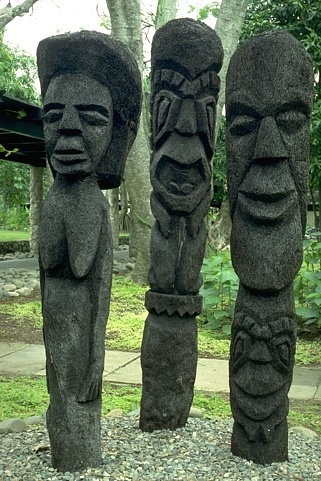
#> input picture app/assets/image-enhancement/original/bsds100_101085.png, 321 x 481 px; its folder holds only this picture in this run
$ python prepare-uscaled-images.py
#> lines starting #> are read from the running program, lines starting #| are printed output that depends on the picture
from PIL import Image
import os
from glob import glob
from tqdm import tqdm


def run():
    src_image_path = "../app/assets/image-enhancement/original"
    output_path_lr = "../app/assets/image-enhancement/lr"
    output_path_hr = "../app/assets/image-enhancement/hr"
    output_path_upscaled = "../app/assets/image-enhancement/upscaled"
    src_images = glob(os.path.join(src_image_path, "*.png"))
    crop_h, crop_w = (128, 128)
    scaling_factor = 4

    for src_image_path in tqdm(src_images):
        basename = os.path.basename(src_image_path)
        hr = Image.open(src_image_path)
#> hr is the input picture: PIL image 321x481 RGB; mean R, G, B 87.8, 102.6, 80.9

        h, w = hr.size
#> h = 321; w = 481

        left = (w - crop_w) / 2
#> left = 176.5
        top = (h - crop_h) / 2
#> top = 96.5
        right = (w + crop_w) / 2
#> right = 304.5
        bottom = (h + crop_h) / 2
#> bottom = 224.5

        crop = hr.crop((left, top, right, bottom))
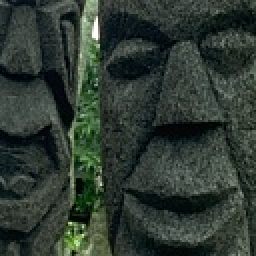
#> crop: PIL image 128x128 RGB (shown 2 times larger); mean R, G, B 46.9, 58.3, 50.4
        crop.save(os.path.join(output_path_hr, f"HR-{basename}"))

        lr = crop.resize((crop_h // scaling_factor, crop_w // scaling_factor), Image.BICUBIC)
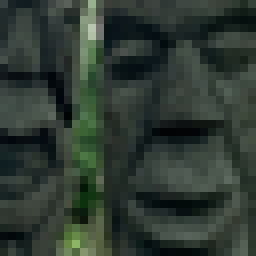
#> lr: PIL image 32x32 RGB (shown 8 times larger); mean R, G, B 46.9, 58.3, 50.4
        lr.save(os.path.join(output_path_lr, f"LR-{basename}"))

        for filter, filter_name in [
            (Image.NEAREST, "NEAREST"),
            (Image.BICUBIC, "BICUBIC"),
            (Image.BILINEAR, "BILINEAR"),
            (Image.LANCZOS, "LANCZOS"),
            (Image.BOX, "BOX"),
            (Image.HAMMING, "HAMMING"),
        ]:
            upscaled = lr.resize((crop_h, crop_w), filter)
            upscaled.save(os.path.join(output_path_upscaled, f"{filter_name}-{basename}"))
#> this loop made 6 passes
#> pass 2, in run, `upscaled = lr.resize((crop_h, crop_w), filter)`:
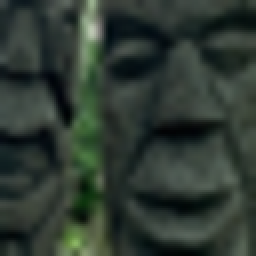
#> upscaled: PIL image 128x128 RGB (shown 2 times larger); mean R, G, B 46.9, 58.3, 50.4


if __name__ == '__main__':
    run()

$ run again, on app/assets/image-enhancement/original/bsds100_19021.png
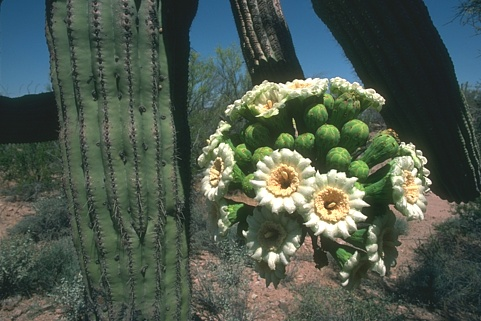
#> input picture app/assets/image-enhancement/original/bsds100_19021.png, 481 x 321 px
#> in run, hr is the input picture: PIL image 481x321 RGB; mean R, G, B 76.7, 89.4, 78.1
#> in run, `crop = hr.crop((left, top, right, bottom))`:
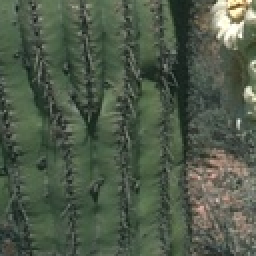
#> crop: PIL image 128x128 RGB (shown 2 times larger); mean R, G, B 78.7, 90.3, 73.5
#> in run, `lr = crop.resize((crop_h // scaling_factor, crop_w // scaling_factor),..`:
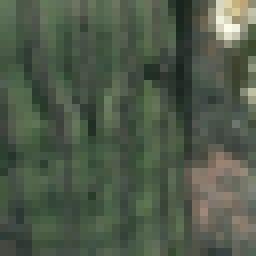
#> lr: PIL image 32x32 RGB (shown 8 times larger); mean R, G, B 78.7, 90.3, 73.4

$ run again, on app/assets/image-enhancement/original/historical_img006.png
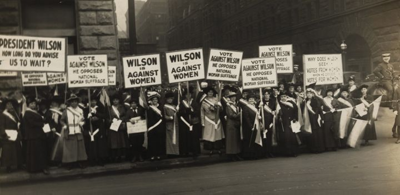
#> input picture app/assets/image-enhancement/original/historical_img006.png, 400 x 195 px
#> in run, hr is the input picture: PIL image 400x195 RGB; mean R, G, B 84.6, 79.7, 69.5
#> in run, `crop = hr.crop((left, top, right, bottom))`:
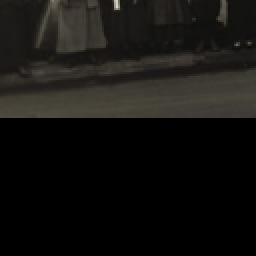
#> crop: PIL image 128x128 RGB (shown 2 times larger); mean R, G, B 20.5, 19.4, 17
#> the loop in run, `for filter, filter_name in [ (Image.NEAREST, "NEAREST"), (Image.BICUBI..` made 6 passes
#> pass 2, in run, `upscaled = lr.resize((crop_h, crop_w), filter)`:
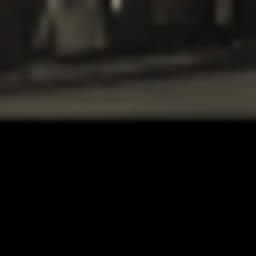
#> upscaled: PIL image 128x128 RGB (shown 2 times larger); mean R, G, B 20.6, 19.5, 17.1

$ run again, on app/assets/image-enhancement/original/bsds100_101087.png
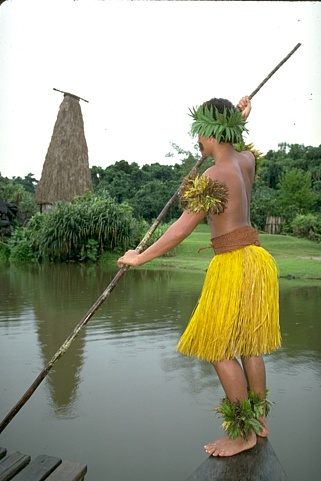
#> input picture app/assets/image-enhancement/original/bsds100_101087.png, 321 x 481 px
#> in run, hr is the input picture: PIL image 321x481 RGB; mean R, G, B 153, 156.2, 133.6
#> in run, `crop = hr.crop((left, top, right, bottom))`:
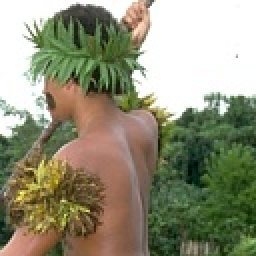
#> crop: PIL image 128x128 RGB (shown 2 times larger); mean R, G, B 145, 144.2, 119.7
#> the loop in run, `for filter, filter_name in [ (Image.NEAREST, "NEAREST"), (Image.BICUBI..` made 6 passes
#> pass 2, in run, `upscaled = lr.resize((crop_h, crop_w), filter)`:
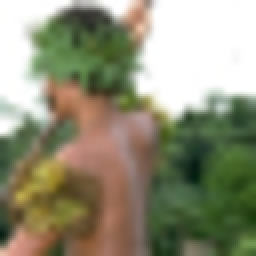
#> upscaled: PIL image 128x128 RGB (shown 2 times larger); mean R, G, B 144.8, 144.1, 119.5
